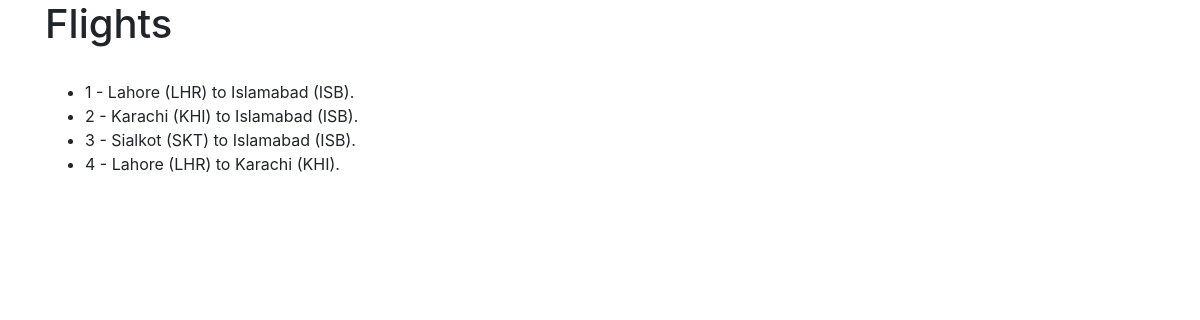
The page / on the database its author committed.
### flights/models.py (models this page shows, shortened)
class Flight(models.Model):
	origin = models.ForeignKey(Airport, on_delete=models.CASCADE, related_name='departures') # isb.departures.all()
	destination = models.ForeignKey(Airport, on_delete=models.CASCADE, related_name='arivals') # isb.arivals.all()
	duration = models.IntegerField()
	def __str__(self):
		return f"{self.id} - {self.origin} to {self.destination}."

class Airport(models.Model):
	code = models.CharField(max_length=5)
	city = models.CharField(max_length=64)
	def __str__(self):
		return f"{self.city} ({self.code})"

### flights/views.py (the view)
# urls.py: path('', views.index, name="index"),
def index(request):
	flights = Flight.objects.all()
	context = {
		'flights': flights,
	}
	return render(request, 'flights/index.html', context)

### flights/templates/flights/index.html (shortened to what this page needs)
{% extends 'flights/base.html' %}
{% block body %}
    <h1>Flights</h1>
    <br />
    <ul>
    {% for flight in flights %}
      <li>{{ flight }}</li>
    {% endfor %}
  </ul>
{% endblock%}

### rows shown on the page
Flight: id+origin+destination "1 - Lahore (LHR) to Islamabad (ISB)."
Flight: id+origin+destination "2 - Karachi (KHI) to Islamabad (ISB)."
Flight: id+origin+destination "3 - Sialkot (SKT) to Islamabad (ISB)."
Flight: id+origin+destination "4 - Lahore (LHR) to Karachi (KHI)."
